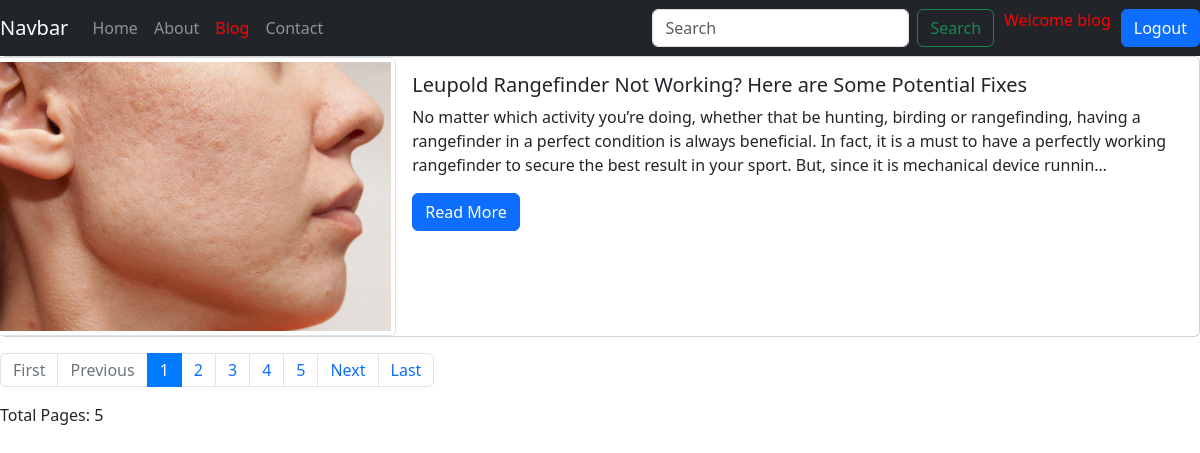
Page /blog/ (signed in) on the committed database.
### blog/models.py (models this page shows, shortened)
class Post(models.Model):
    sno=models.AutoField(primary_key=True)
    title=models.CharField(max_length=255)
    image=models.ImageField(upload_to='images/',null=True,default="")
    content=models.TextField()
    author=models.CharField(max_length=50)
    slug=models.CharField(max_length=150)
    timestamp=models.DateTimeField(auto_now_add=True, blank=True)

### home/views.py (the view)
# urls.py: 2. Add a URL to urlpatterns:  path('blog/', include('blog.urls'))
def blog(request):
    allpost=Post.objects.all()
    paginator = Paginator(allpost, 1)  # Paginate the items with 10 items per page
    page_number = request.GET.get('page')
    page_obj = paginator.get_page(page_number)
    total_pages = paginator.num_pages
    return render(request, 'home/blog.html',{'page_obj':page_obj,'total_pages':total_pages,'allpost':allpost})

### home/templates/home/blog.html (shortened to what this page needs)
{% extends 'home/base.html' %}
{% load static %}
{% block blogactive %}active{% endblock blogactive %}
{% block body %}
{% for i in page_obj %}
<div class="card mb-3">
    <div class="row no-gutters">
      <div class="col-md-4">
        <img src="{{ i.image.url }}" class="card-img img-thumbnail" alt="Blog Image" style="max-width: 100%; height: auto;">
      </div>
      <div class="col-md-8">
        <div class="card-body">
          <h5 class="card-title">{{ i.title }}</h5>
          <p class="card-text">{{ i.content | safe | truncatechars_html:300 }}</p>
          <a href="/blogpost/{{ i.slug }}" class="btn btn-primary">Read More</a>
        </div>
      </div>
    </div>
  </div>
{% endfor %}
<nav aria-label="Page navigation example">
  <ul class="pagination">
    {% if page_obj.has_previous %}
      <li class="page-item"><a class="page-link" href="?page=1">First</a></li>
      <li class="page-item"><a class="page-link" href="?page={{ page_obj.previous_page_number }}">Previous</a></li>
    {% else %}
      <li class="page-item disabled"><a class="page-link" href="#">First</a></li>
      <li class="page-item disabled"><a class="page-link" href="#">Previous</a></li>
    {% endif %}
    {% for num in page_obj.paginator.page_range %}
      {% if page_obj.number == num %}
        <li class="page-item active"><a class="page-link" href="?page={{ num }}">{{ num }}</a></li>
      {% else %}
        <li class="page-item"><a class="page-link" href="?page={{ num }}">{{ num }}</a></li>
      {% endif %}
    {% endfor %}
    {% if page_obj.has_next %}
      <li class="page-item"><a class="page-link" href="?page={{ page_obj.next_page_number }}">Next</a></li>
      <li class="page-item"><a class="page-link" href="?page={{ total_pages }}">Last</a></li>
    {% else %}
      <li class="page-item disabled"><a class="page-link" href="#">Next</a></li>
      <li class="page-item disabled"><a class="page-link" href="#">Last</a></li>
    {% endif %}
  </ul>
</nav>
<p>Total Pages: {{ total_pages }}</p>
{% endblock body %}

### home/templates/home/base.html (shortened to what this page needs)
<!DOCTYPE html>
<html lang="en">
<head>
    <link rel="stylesheet" href="https://cdn.jsdelivr.net/npm/bootstrap@4.3.1/dist/css/bootstrap.min.css">
<link rel="stylesheet" href="https://cdn.jsdelivr.net/npm/bootstrap@5.3.0/dist/css/bootstrap.min.css">
</head>
<body>
    <nav class="navbar navbar-expand-lg navbar-dark bg-dark">
        <a class="navbar-brand" href="#">Navbar</a>
        <div class="collapse navbar-collapse" id="navbarSupportedContent">
          <ul class="navbar-nav mr-auto">
            <li class="nav-item {% block homeactive %}{% endblock homeactive %}">
              <a class="nav-link" href="{% url 'home' %}">Home <span class="sr-only">(current)</span></a>
            </li>
            <li class="nav-item {% block aboutactive %}{% endblock aboutactive %}">
              <a class="nav-link" href="{% url 'about' %}">About</a>
            </li>
            <li class="nav-item {% block blogactive %}{% endblock blogactive %}">
                <a class="nav-link" href="{% url 'blog' %}">Blog</a>
            </li>
            <li class="nav-item {% block contactactive %}{% endblock contactactive %}">
                <a class="nav-link " href="{% url 'contact' %}">Contact</a>
            </li>
          </ul>
          <form class="form-inline my-2 my-lg-0" method="get" action="{% url 'search' %}">
            <input class="form-control mr-sm-2" type="search" placeholder="Search" aria-label="Search" name="query">
            <button class="btn btn-outline-success my-2 my-sm-0" type="submit">Search</button>
          </form>
        </div>
        {% if user.is_authenticated %}
                <p style="color:red;margin-left: 10px;margin-right:10px;">Welcome {{ request.user }}</p>
            <a href="{% url 'logout' %}"><button class="btn btn-primary" id="logoutBtn">Logout</button></a>
        {% endif %}
      </nav>
      {% block body %}{% endblock body %}
</body>
</html>

### home/templates/home/base.html (style rules this page uses)
.navbar-nav .nav-item.active .nav-link { color: red; }

### rows in the picture
Post: image (picture), title "Leupold Rangefinder Not Working? Here are Some Potential Fixes", content "No matter which activity you’re doing, whether that be hunting, birding or rangefinding, having a rangefinder in a perfect condition is always beneficial. In fact, it is a must to have a perfectly working rangefinder to secure the best result in your sport. But, since it is mechanical device runnin…"

### other values in the picture
{{ request.user }} "blog"
{{ num }} "1"
{{ num }} "2" "3" "4" "5"
{{ total_pages }} "5"
